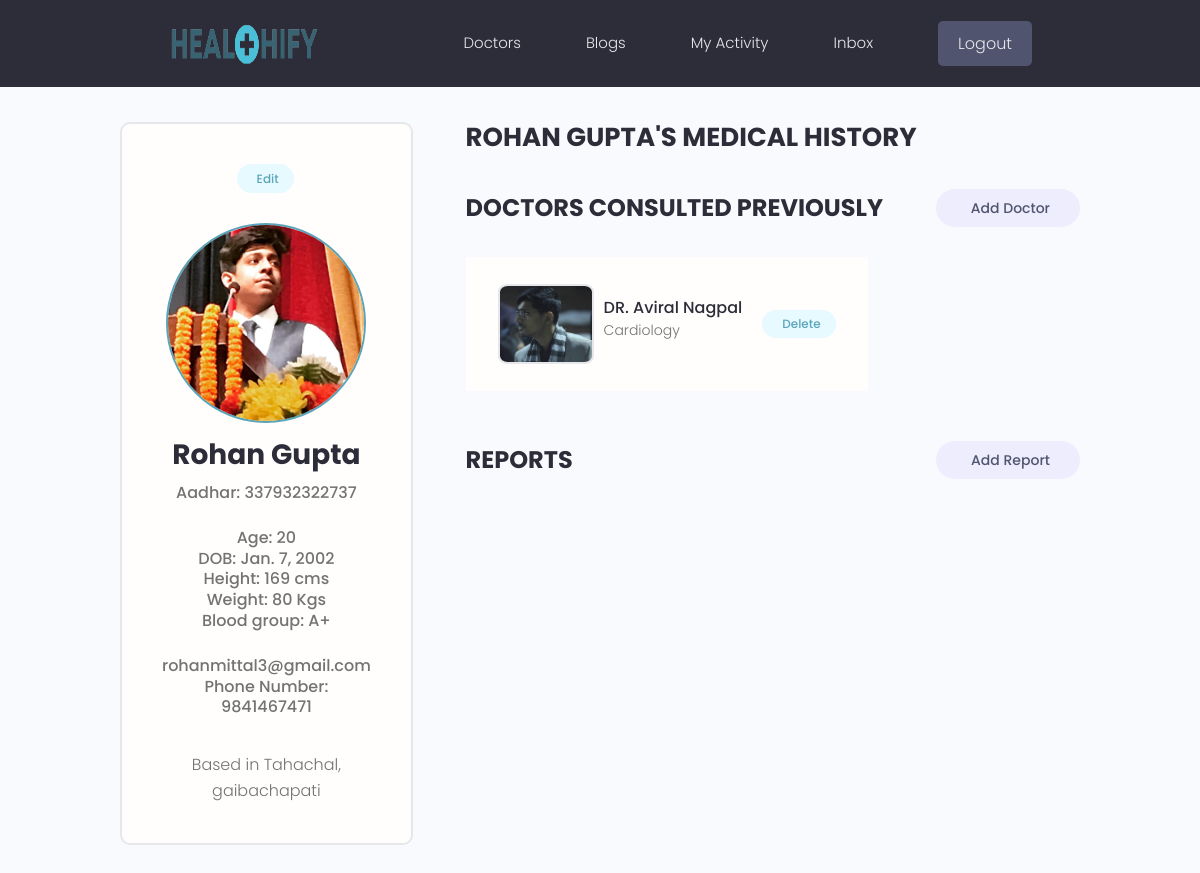
/patient/, run on an earlier commit of the app's database.
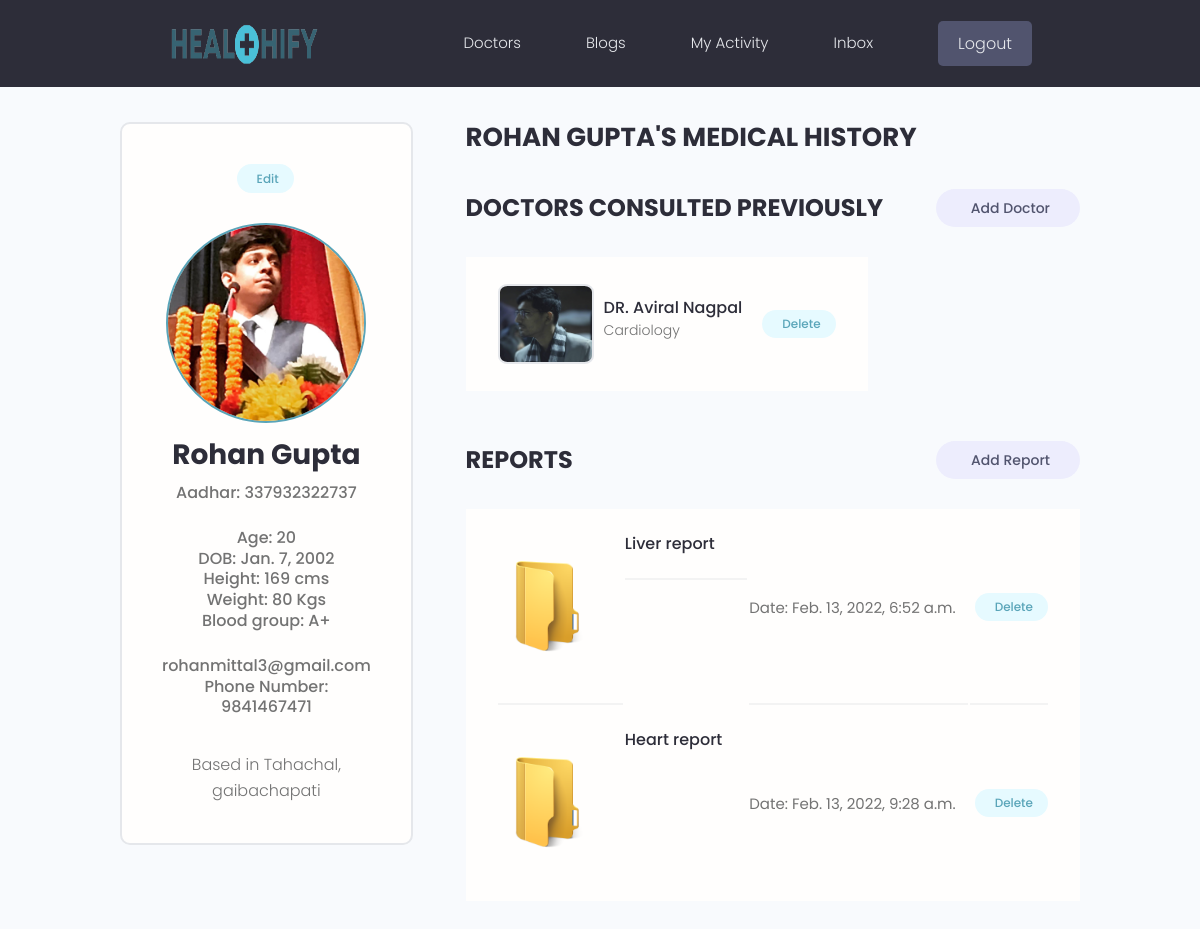
And on a later commit of the database.
### doctors/models.py (models this page shows)
class Special(models.Model):
    owner = models.ForeignKey(Doctor, on_delete=models.CASCADE, null=True, blank=True)
    name = models.CharField(max_length=20, null=True, blank=True)
    description = models.TextField(null=True, blank=True)
    created = models.DateTimeField(auto_now_add=True)
    def __str__(self):
        return str(self.name)

### labs/models.py (models this page shows, shortened)
class report(models.Model):
    adhar = models.IntegerField(null=True, blank=True)
    title = models.CharField(max_length=20,null=True, blank=True, default=None)
    report = models.FileField(upload_to='patient_report/', default="ujj.pdf")
    created_at = models.DateTimeField(auto_now_add=True)
    id = models.UUIDField(default=uuid.uuid4,primary_key=True, unique=True, editable=False)

### patient/views.py (the view)
# urls.py: path('', views.dashboard, name="dashboard"),
def dashboard(request):
    patients = patient.objects.get(name="Rohan Gupta")
    doctors = Doctor.objects.get(name="Aviral Nagpal")
    reports = report.objects.filter(adhar=patients.adhar)
    return render(request, "patient/dashboard.html",{'patient' : patients, "reports" : reports, 'doctor' : doctors})

### patient/templates/patient/dashboard.html (shortened to what this page needs)
{% extends 'main.html' %}
{% load static %}
{% block content %}
<main class="settingsPage profile my-md">
  <div class="container">
    <div class="layout">
      <div class="column column--1of3">
        <div class="card text-center">
          <div class="card__body dev">
            <a class="tag tag--pill tag--main settings__btn" href="#"> Edit</a>
            <img class="avatar avatar--xl dev__avatar" src="{{patient.profile_image.url}}" />
            <h2 class="dev__name">{{patient.name}}</h2>
            <p class="dev__title">Aadhar: {{patient.adhar}}</p>
            <br>
            <p class="dev__title">Age: {{patient.age}}</p>
            <p class="dev__title">DOB: {{patient.dob}}</p>
            <p class="dev__title">Height: {{patient.height}} cms</p>
            <p class="dev__title">Weight: {{patient.weight}} Kgs</p>
            <p class="dev__title">Blood group: A+</p>
            <br>
            <p class="dev__title">{{patient.email}}</p>
            <p class="dev__title">Phone Number: {{patient.phone_number}}</p>
            <br>
            <p class="dev__location">Based in {{patient.address}}</p>
          </div>
        </div>
      </div>
      <div class="column column--2of3">
        <div class="devInfo">
          <h5 class="devInfo__title">{{patient.name}}'s Medical History</h5>
        </div>
        <div class="settings">
          <h3 class="settings__title">Doctors Consulted Previously</h3>
          <a class="tag tag--pill tag--sub settings__btn tag--lg" href="#"> Add Doctor</a>
        </div>
        <table class="settings__table">
          <tr>
            <td class="settings__tableInfo" >
              <img class="card cardDocDet" src="{{doctor.profile_image.url}}" href="{% url 'doc_profile' doctor.id %}">
              <div>
                <h4>DR. {{doctor.name}}</h4>
              <p>
                {% for spec in doctor.special_set.all %}
                {{spec}}
                {% endfor %}
              </p>
              </div>
            </td>
            <td class="settings__tableActions">
              <a class="tag tag--pill tag--main settings__btn" href="#">
                Delete</a>
            </td>
          </tr>
        </table>
        <div class="settings">
          <h3 class="settings__title">Reports</h3>
          <a class="tag tag--pill tag--sub settings__btn tag--lg" href="#"> Add Report</a>
        </div>
        <table class="settings__table">
          {% for report in reports %}
          <tr>
            <td class="settings__thumbnail">
              <a href="http://127.0.0.1:8000/images/{{report.report}}" ><img src="{% static 'images/folder.png' %}" alt="Report Default" /></a>
            </td>
            <td class="settings__tableInfo">
              <a href="http://127.0.0.1:8000/images/{{report.report}}">{{report.title}}</a>
            </td>
            <td>
              Date: {{report.created_at}}
            </td>
            <td class="settings__tableActions">
              <a class="tag tag--pill tag--main settings__btn" href="#">
                Delete</a>
            </td>
          </tr>
          {% endfor %}
        </table>
      </div>
    </div>
  </div>
</main>
{% endblock %}

What changed in the data, as far as the page shows it:
added report: title "Liver report", created_at "Feb. 13, 2022, 6:52 a.m."
added report: title "Heart report", created_at "Feb. 13, 2022, 9:28 a.m."
